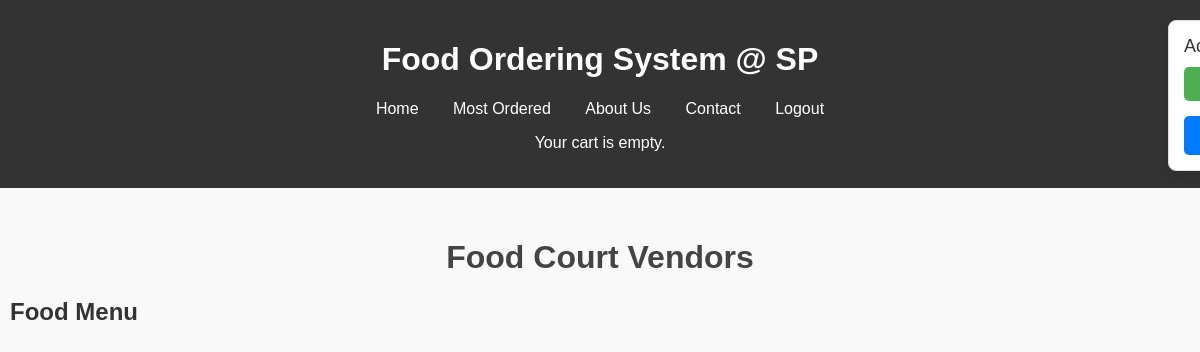
Before: /FoodCourts/FC.php?vendor_id=1&stall_id=1 (signed in) with the older database file.
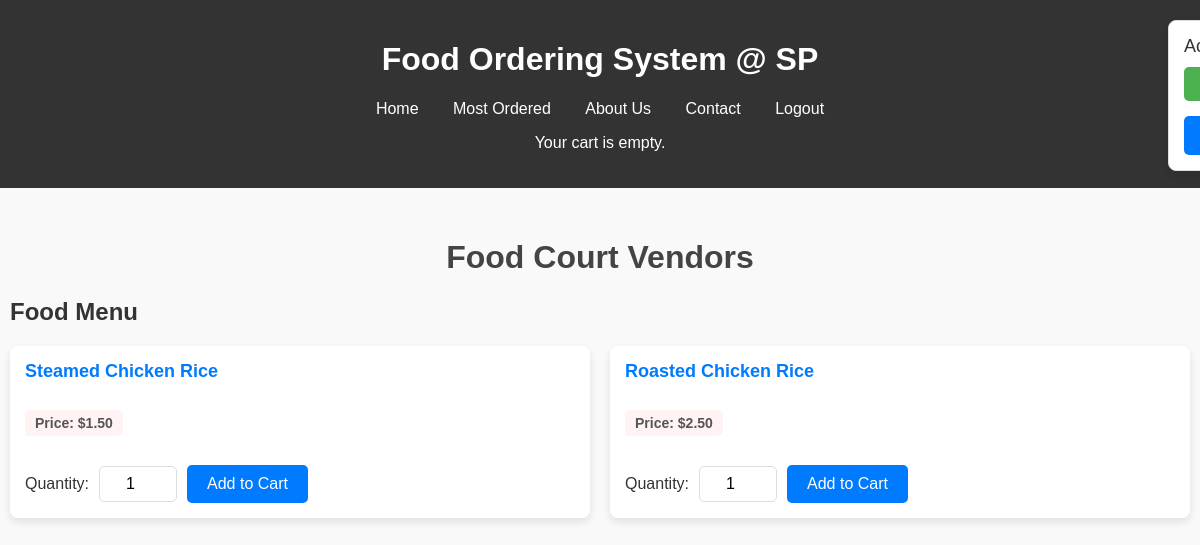
After: the same page with the newer database file.
### tables this page shows
CREATE TABLE `food_items` (
  `food_item_id` int(11) NOT NULL,
  `food_name` varchar(100) NOT NULL,
  `description` text DEFAULT NULL,
  `price` decimal(10,2) NOT NULL,
  `category` varchar(50) DEFAULT NULL,
  `stall_id` int(11) NOT NULL,
  `image_path` varchar(255) DEFAULT NULL
);

### Scripts/common.php (called while the page is built, shortened)
<?php
include_once '../db_connection.php';
function getFoodItems($stallId, $conn) {
    $query = "SELECT * FROM food_items WHERE stall_id = ?";
    $stmt = $conn->prepare($query);
    $stmt->bind_param("i", $stallId);
    $stmt->execute();
    return $stmt->get_result();
}
$stall_id = isset($_GET['stall_id']) ? intval($_GET['stall_id']) : null;
$food_result = $stall_id ? getFoodItems($stall_id, $conn) : null;
?>

### FoodCourts/FC.php (the view, shortened to what this page needs)
<?php include '../Scripts/common.php'; ?>
<!DOCTYPE html>
<html lang="en">
<head>
    <link rel="stylesheet" href="../Scripts/FC1_6_CSS.css">
</head>
<body>
    <header>
        <h1 style="color: white">Food Ordering System @ SP</h1>
        <nav>
        <a href="../Home.php">Home</a>
        <a href="../Most_Order.php">Most Ordered</a>
        <a href="../UserProcess/About.html">About Us</a>
        <a href="../UserProcess/Contact.html">Contact</a>
        <a href="../UserProcess/login.php">Logout</a>
        </nav>
        <?php if (!empty($_SESSION['cart'])): ?>
            <div class="cart-summary">
                <h2>Your Cart</h2>
                <div class="cart-items">
                    <?php foreach ($_SESSION['cart'] as $item_id => $item): ?>
                        <div class="cart-item">
                            <div class="item-details">
                                <span class="item-name"><?= htmlspecialchars($item['name']) ?></span>
                                <span class="item-price">$<?= number_format($item['price'], 2) ?></span>
                            </div>
                            <div class="item-quantity">
                                <span class="quantity-label">Quantity:</span> <?= $item['quantity'] ?>
                            </div>
                            <div class="item-total">
                                <strong>Total: $<?= number_format($item['price'] * $item['quantity'], 2) ?></strong>
                            </div>
                        </div>
                    <?php endforeach; ?>
                </div>
                <div class="cart-total">
                    <p><strong>Total Price:</strong> $<?= number_format(array_sum(array_map(fn($item) => $item['price'] * $item['quantity'], $_SESSION['cart'])), 2) ?></p>
                </div>
                <a href="../Payment/cart.php" class="checkout-btn">Proceed to Checkout</a>
            </div>
        <?php else: ?>
            <p>Your cart is empty.</p>
        <?php endif; ?>
    </header>
    <div class="container">
        <h1>Food Court Vendors</h1>
        <?php if (!$stall_id && $food_court_id): ?>
            <h2>Food Stalls in Food Court #<?= htmlspecialchars($food_court_id) ?></h2>
            <div class="vendor-grid">
                <?php while ($stall = $stall_result->fetch_assoc()):
                    $stall_picture = !empty($stall['stall_picture']) ? $stall['stall_picture'] : 'images/placeholder.jpg';
                ?>
                    <a href="FC.php?vendor_id=<?= $food_court_id ?>&stall_id=<?= $stall['stall_id'] ?>" class="vendor-card">
                        <img src="<?= htmlspecialchars($stall_picture) ?>" alt="<?= htmlspecialchars($stall['stall_name']) ?>">
                        <div class="vendor-details">
                            <h2><?= htmlspecialchars($stall['stall_name']) ?></h2>
                            <p>Click to view food selection.</p>
                        </div>
                    </a>
                <?php endwhile; ?>
            </div>
        <?php elseif ($stall_id): ?>
            <h2>Food Menu</h2>
    <div class="food-items-grid">
        <?php
        while ($food_item = $food_result->fetch_assoc()):?>
            <div class="food-item-card">
                <div class="food-item-details">
                    <h2><?= htmlspecialchars($food_item['food_name']) ?></h2>
                    <p class="price">Price: $<?= number_format($food_item['price'], 2) ?></p>
                    <form action="../Payment/addcart.php" method="POST">
                        <label for="quantity-<?= $food_item['food_item_id'] ?>">Quantity:</label>
                        <input type="number" id="quantity-<?= $food_item['food_item_id'] ?>" name="quantity" value="1" min="1" max="100" required>
                        <button type="submit" class="add-to-cart-btn">Add to Cart</button>
                    </form>
                </div>
            </div>
        <?php endwhile; ?>
    </div>
<?php endif; ?>
    </div>
            <div class="side-section">
        <div class="balance">
            Account Balance: $<span id="balance"><?php echo number_format($accountBalance, 2); ?></span>
        </div>
        <button id="toggle-btn" class="toggle-btn" onclick="toggleBalance()">Hide Balance</button>
        <div class="profile-dropdown">
            <button class="profile-btn">👤 Profile</button>
        </div>
    </div>
</body>
</html>

Changed rows visible on the page:
added food_items: food_name "Steamed Chicken Rice", price "1.50"
added food_items: food_name "Roasted Chicken Rice", price "2.50"
